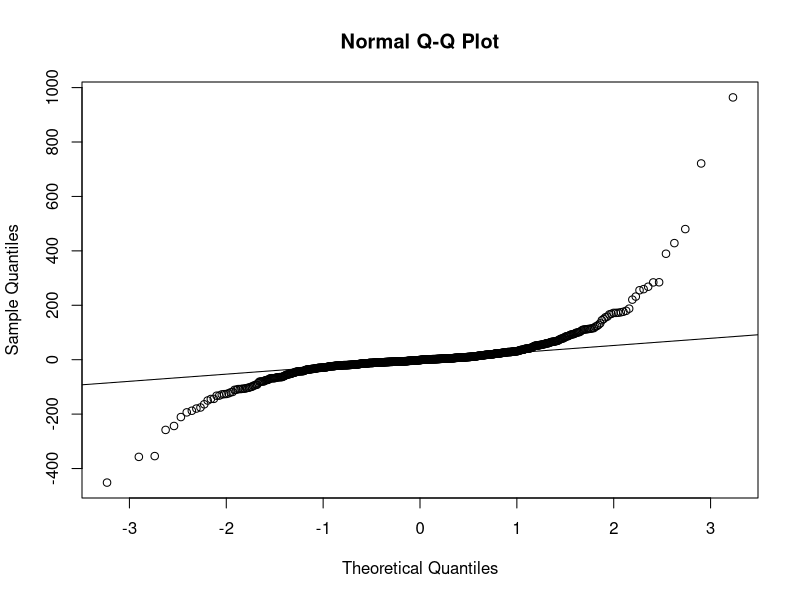
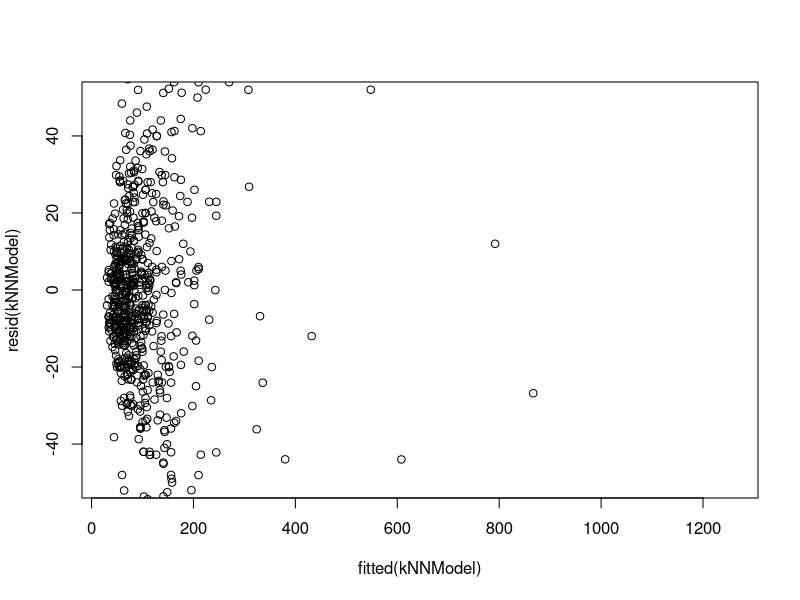

These charts were generated, in order, by the following R code:
## ---- chunk 1
knitr::opts_chunk$set(echo = TRUE)
## ---- chunk 2
library(tidyverse)
library(knitr)
library(caret)
## ---- chunk 3
DSThanhVien <-data.frame("STT" = c(9,10,30),
                         "Name" = c("Nguyễn Trí Dũng","Lê Minh Đăng","Nguyễn Khoa Quang Thắng"),
                         "MSSV"=c("20133029","20133034","20133090"),
                         stringsAsFactors = FALSE
)

kable(DSThanhVien)
## ---- chunk 4
data<-read.csv("./data.csv")
## ---- chunk 5
data['Price'] = data['Price']*0.012
## ---- chunk 6
glimpse(data)
## ---- chunk 7
colnames(data)[5]<-'Battery'
colnames(data)[6]<-'Screensize'
colnames(data)[10]<-'NumOfProcessor'
colnames(data)[11]<-'Ram'
colnames(data)[12]<-'InternalStorage'
colnames(data)[13]<-'RearCamera'
colnames(data)[14]<-'FrontCamera'
colnames(data)[15]<-'OS'
colnames(data)[16]<-'Wifi'
colnames(data)[19]<-'NumOfSims'
colnames(data)[20]<-'3G'
colnames(data)[21]<-'4G'


colnames(data)
## ---- chunk 8
any(is.na(data[1:nrow(data),]))

## ---- chunk 9
new_data<-data
new_data<-new_data[order(new_data$Brand),]
new_brand = `as.factor`(new_data$Brand)
new_price = new_data$Price
new_brand<-as.numeric(new_brand)
summary(aov(new_price~new_brand))
## ---- chunk 10
new_data<-data
new_data[new_data$Touchscreen == "Yes",]['Touchscreen']<-as.integer(1)
new_data[new_data$Touchscreen == "No",]['Touchscreen']<-as.integer(0)
new_data$Touchscreen<-as.numeric(new_data$Touchscreen)
cor.test(new_data$Price,new_data$Touchscreen)
## ---- chunk 11
new_data<-data
new_data<-new_data[order(new_data$OS),]
new_OS = as.numeric(as.factor(new_data$OS))
new_price = new_data$Price
summary(aov(new_OS~new_price))
## ---- chunk 12
new_data<-data
new_data[new_data$GPS == "Yes",]['GPS']<-as.integer(1)
new_data[new_data$GPS == "No",]['GPS']<-as.integer(0)
new_data$GPS<-as.numeric(new_data$GPS)
cor.test(new_data$Price,new_data$GPS)
## ---- chunk 13
new_data<-data
new_data[new_data$`3G` == "Yes",]['3G']<-as.integer(1)
new_data[new_data$`3G` == "No",]['3G']<-as.integer(0)
new_data$`3G`<-as.numeric(new_data$`3G`)
cor.test(new_data$Price,new_data$`3G`)
## ---- chunk 14
new_data<-data
new_data[new_data$`4G` == "Yes",]['4G']<-as.integer(1)
new_data[new_data$`4G` == "No",]['4G']<-as.integer(0)
new_data$`4G`<-as.numeric(new_data$`4G`)
cor.test(new_data$Price,new_data$`4G`)
## ---- chunk 15
result<-cor.test(data$Price,data$Battery,method = 'pearson')
print(result)
## ---- chunk 16
result<-cor.test(data$Price,data$Screensize,method = 'pearson')
print(result)
## ---- chunk 17
result<-cor.test(data$Price,data$Resolution.x,method = 'pearson')
print(result)

## ---- chunk 18
result<-cor.test(data$Price,data$Resolution.y,method = 'pearson')
print(result)
## ---- chunk 19
result<-cor.test(data$Price,data$NumOfProcessor,method = 'pearson')
print(result)
## ---- chunk 20
result<-cor.test(data$Price,data$Ram,method = 'pearson')
print(result)
## ---- chunk 21
result<-cor.test(data$InternalStorage,data$Price,method = 'pearson')
print(result)
## ---- chunk 22
result<-cor.test(data$RearCamera,data$Price,method = 'pearson')
print(result)
## ---- chunk 23
result<-cor.test(data$FrontCamera,data$Price,method = 'pearson')
print(result)
## ---- chunk 24
result<-cor.test(data$Price,data$NumOfSims)
print(result)
## ---- chunk 25
new_data<-data
#new_data$Model<-as.numeric(as.factor(new_data$Model))
#Đổi biến Touchscreen về dạng số
new_data[new_data$Touchscreen == "Yes",]$Touchscreen<-as.integer(1)
new_data[new_data$Touchscreen == "No",]$Touchscreen<-as.integer(0)
new_data$Touchscreen<-as.numeric(new_data$Touchscreen)
#Đổi biến OS về dạng số
new_data$OS = as.numeric(as.factor(new_data$OS))
#Đổi biến Bluetooth về dạng số
new_data[new_data$Bluetooth == "Yes",]['Bluetooth']<-as.integer(1)
new_data[new_data$Bluetooth == "No",]['Bluetooth']<-as.integer(0)
new_data$Bluetooth<-as.numeric(new_data$Bluetooth)
#Đổi biến Wifi về dạng số
new_data[new_data$Wifi == "Yes",]['Wifi']<-as.integer(1)
new_data[new_data$Wifi == "No",]['Wifi']<-as.integer(0)
new_data$Wifi<-as.numeric(new_data$Wifi)
#Đổi biến GPS về dạng số
new_data[new_data$GPS == "Yes",]['GPS']<-as.integer(1)
new_data[new_data$GPS == "No",]['GPS']<-as.integer(0)
new_data$GPS<-as.numeric(new_data$GPS)
#Đổi biến 3G về dạng số
new_data[new_data$`3G` == "Yes",]['3G']<-as.integer(1)
new_data[new_data$`3G` == "No",]['3G']<-as.integer(0)
new_data$`3G`<-as.numeric(new_data$`3G`)
#Đổi biến 4G về dạng số
new_data[new_data$`4G` == "Yes",]['4G']<-as.integer(1)
new_data[new_data$`4G` == "No",]['4G']<-as.integer(0)
new_data$`4G`<-as.numeric(new_data$`4G`)

head(new_data,10)
## ---- chunk 26
brand<-unique(data[order(data$Brand),]$Brand)
numOfPhone<-c()

for (i in 1:length(brand))
{
  numOfPhone<-append(numOfPhone,nrow(filter(data,data$Brand ==brand[i])))
}

brand_numOfPhone <-data.frame(brand,numOfPhone)
brand_numOfPhone<-brand_numOfPhone%>%filter(numOfPhone>18)

new_data<-new_data %>% filter(new_data$Brand%in%brand_numOfPhone$brand)
new_data<-new_data[order(new_data$Brand),]
head(brand_numOfPhone,10)
## ---- chunk 27
inTrain<-createDataPartition(new_data$Price,p=0.8,list=FALSE)
train_data<-new_data[inTrain,]
test_data<-new_data[-inTrain,]
train_data
## ---- chunk 28
OStoNum<-data.frame(OS = unique(data[order(data$OS),]$OS))
OStoNum$Num<-c(1:nrow(OStoNum))
OStoNum
## ---- chunk 29
head(new_data)
## ---- chunk 30
#test_data<-read.csv('./test_data.csv')
#colnames(test_data)[5]<-'Battery'
#colnames(test_data)[6]<-'Screensize'
#colnames(test_data)[10]<-'NumOfProcessor'
##colnames(test_data)[11]<-'Ram'
#colnames(test_data)[12]<-'InternalStorage'
#colnames(test_data)[13]<-'RearCamera'
#colnames(test_data)[14]<-'FrontCamera'
#colnames(test_data)[15]<-'OS'
#colnames(test_data)[16]<-'Wifi'
#colnames(test_data)[19]<-'NumOfSims'
#colnames(test_data)[20]<-'3G'
#colnames(test_data)[21]<-'4G'
#test_data[test_data$Touchscreen == "Yes",]$Touchscreen<-as.integer(1)
#test_data[test_data$Touchscreen == "No",]$Touchscreen<-as.integer(0)
#test_data$Touchscreen<-as.numeric(test_data$Touchscreen)

#for (i in 1:nrow(test_data))
#{
#    for (j in 1:nrow(OStoNum))
#    {
#      if (test_data[i,]$OS==OStoNum[j,]$OS)
#      {
#        test_data[i,]$OS = OStoNum[j,]$Num
#      }
#    }
#}
#regression_data$Brand<-as.numeric(as.factor(regression_data$Brand))
#test_data$OS<-as.numeric(test_data$OS)
#test_data[test_data$Bluetooth == "Yes",]['Bluetooth']<-as.integer(1)
#test_data[test_data$Bluetooth == "No",]['Bluetooth']<-as.integer(0)
#test_data$Bluetooth<-as.numeric(test_data$Bluetooth)

#test_data[test_data$Wifi == "Yes",]['Wifi']<-as.integer(1)
#test_data[test_data$Wifi == "No",]['Wifi']<-as.integer(0)
#test_data$Wifi<-as.numeric(test_data$Wifi)

#test_data[test_data$GPS == "Yes",]['GPS']<-as.integer(1)
#test_data[test_data$GPS == "No",]['GPS']<-as.integer(0)
#test_data$GPS<-as.numeric(test_data$GPS)

#test_data[test_data$`3G` == "Yes",]['3G']<-as.integer(1)
#test_data[test_data$`3G` == "No",]['3G']<-as.integer(0)
#test_data$`3G`<-as.numeric(test_data$`3G`)

#test_data[test_data$`4G` == "Yes",]['4G']<-as.integer(1)
#test_data[test_data$`4G` == "No",]['4G']<-as.integer(0)
#test_data$`4G`<-as.numeric(test_data$`4G`)

#head(test_data,10)
## ---- chunk 31
regression_data<-train_data
regression_data$Brand<-as.numeric(as.factor(regression_data$Brand))
regression<-lm(regression_data$Price ~
     regression_data$Brand+
     regression_data$Battery+
     regression_data$Screensize+
     regression_data$Touchscreen+
     regression_data$Resolution.x+
     regression_data$Resolution.y+
     regression_data$NumOfProcessor+
     regression_data$Ram+
     regression_data$InternalStorage+
     regression_data$RearCamera+
     regression_data$FrontCamera+
     regression_data$OS+
     regression_data$Wifi+
     regression_data$Bluetooth+
     regression_data$GPS+
     regression_data$NumOfSims+
     regression_data$`3G`+
     regression_data$`4G`
   ,data = regression_data)
summary(regression)

## ---- chunk 32
regression_data<-test_data
regression_data$Brand<-as.numeric(as.factor(regression_data$Brand))
PredictedPrice = predict(regression,regression_data)
oneForAll<-regression_data%>%mutate(PredictedPrice = predict(regression,regression_data))
oneForAll<-oneForAll%>%mutate(error= PredictedPrice-Price,sq.error = error^2)
oneForAll<-oneForAll[c('Name','Price','PredictedPrice','error','sq.error')]
oneForAll
mse<-mean(oneForAll$sq.error)
rmse<-sqrt(mse)
rmse

t.test(oneForAll$error,conf.level = 0.95)
## ---- chunk 33
#include=FALSE
for (x in brand_numOfPhone$brand)
{
  print(x)
  temp_data<-train_data %>% filter(train_data$Brand == x)
  regression<-lm(temp_data$Price ~
     temp_data$Battery+
     temp_data$Screensize+
     temp_data$Touchscreen+
     temp_data$Resolution.x+
     temp_data$Resolution.y+
     temp_data$NumOfProcessor+
     temp_data$Ram+
     temp_data$InternalStorage+
     temp_data$RearCamera+
     temp_data$FrontCamera+
     temp_data$OS+
     temp_data$Wifi+
     temp_data$Bluetooth+
     temp_data$GPS+
     temp_data$NumOfSims+
     temp_data$`3G`+
     temp_data$`4G`
   ,data = temp_data)
    print(summary(regression))
    print(cat('\n\n\n\n'))
}
## ---- chunk 34

## ---- chunk 35
fn_RegressionBasedOnBrand<-function(test_data,new_data){
  #Sắp xếp lại theo Brand
  test_data<-test_data[order(test_data$Brand),]
  #result lưu trữ giá dự đoán
  result<-data.frame(Name = test_data$Name,
                     Price = test_data$Price,
                     PredictedPrice=NA)
  #lặp từng dòng
  for (i in 1:nrow(test_data))
  {
    #Kiểm tra điều kiện
    if (!test_data[i,]$Brand %in% new_data$Brand)
    {
      print(paste("Brand",test_data[i,]$Brand, "không tồn tại trong database!"))
      next
    }
    else if (!test_data[i,]$OS %in% new_data$OS)
    {
      print(paste("OS không tồn tại trong database!"))
      next
    }
    #Tạo model cho Brand ở hiện tại
    regression_data<-new_data[new_data$Brand == test_data[i,]$Brand,]
    regression<-lm(regression_data$Price ~
     regression_data$Battery+
     regression_data$Screensize+
     regression_data$Touchscreen+
     regression_data$Resolution.x+
     regression_data$Resolution.y+
     regression_data$NumOfProcessor+
     regression_data$Ram+
     regression_data$InternalStorage+
     regression_data$RearCamera+
     regression_data$FrontCamera+
     regression_data$OS+
     regression_data$Wifi+
     regression_data$Bluetooth+
     regression_data$GPS+
     regression_data$NumOfSims+
     regression_data$`3G`+
     regression_data$`4G`
   ,data = regression_data)
    regression_data<-test_data[i,]
    #Đoán giá ở dòng hiện tại
    result[i,]$PredictedPrice <- predict(regression,regression_data)
  } 
  return(result)
}
suppressWarnings({
  modelForeachBrand<-fn_RegressionBasedOnBrand(test_data,train_data)
})
modelForeachBrand<-modelForeachBrand%>%
  mutate(error= PredictedPrice-Price,sq.error = error^2)
print(modelForeachBrand)
mse_ForeachBrand<-mean(na.omit(modelForeachBrand$sq.error))
rmse_ForeachBrand<-sqrt(mse_ForeachBrand)
rmse_ForeachBrand
t.test(na.omit(modelForeachBrand$error),conf.level = 0.95)
## ---- chunk 36
#regression_train<-regression_train%>%
#                    mutate(error= PredictedPrice-Price,sq.error = error^2)
#regression_train[c('Name','Price','PredictedPrice','error','sq.error')]
#mse<-mean(regression_train$sq.error)
#rmse<-sqrt(mse)
#rmse
## ---- chunk 37
kNN_train_data<-train_data

#Thêm cột cho tập kNN_train_data theo 
for (i in 1:nrow(brand_numOfPhone))
{
  #Lấy giá unique trong cột Brand rồi tạo cột mới theo Brand đó
  new_column_name<-brand_numOfPhone[i,]$brand
  #Gán tất cả giá trị của cột đó bằng 0
  kNN_train_data[new_column_name]<-0
}
#Gán encoding cho tập kNN_train_data:
for (i in 1:nrow(kNN_train_data))
{
  #Lấy Brand của cột đó
  column_name<-kNN_train_data[i,]$Brand
  #Gán giá trị 1 với cột có tên giống với column_name
  kNN_train_data[i,column_name]<-1
}
kNN_train_data<-subset(kNN_train_data,select = -c(X,Name,Brand,Model))
kNN_train_data
## ---- chunk 38
kNN_test_data<-test_data
#Thêm cột cho tập kNN_test_data theo 
for (i in 1:nrow(brand_numOfPhone))
{
  #Lấy giá unique trong cột Brand rồi tạo cột mới theo Brand đó
  new_column_name<-brand_numOfPhone[i,]$brand
  #Gán tất cả giá trị của cột đó bằng 0
  kNN_test_data[new_column_name]<-0
}
#Gán encoding cho tập kNN_test_data:
for (i in 1:nrow(kNN_test_data))
{
  #Lấy Brand của cột đó
  column_name<-kNN_test_data[i,]$Brand
  #Gán giá trị 1 với cột có tên giống với column_name
  kNN_test_data[i,column_name]<-1
}
kNN_test_data<-subset(kNN_test_data,select = -c(X,Name,Brand,Model))

kNN_test_data

## ---- chunk 39

set.seed(1)
#inTrain<-createDataPartition(kNNdata$Price,p=0.8,list=FALSE)
#knn_training<-kNNdata[inTrain,]
#knn_test<-kNNdata[-inTrain,]

#knn_test<-as.data.frame(do.call(cbind, knn_test))
#knn_training<-as.data.frame(do.call(cbind, knn_training))

tuneGrid<-expand.grid(k=seq(1,59, by=2))

kNNModel<-train(Price~.,data = kNN_train_data, method = 'knn', 
                preProcess = c('center','scale'), 
                trControl = trainControl(method ='repeatedcv',number=10,repeats = 5),tuneGrid = tuneGrid)

summary(kNNModel)
## ---- chunk 40
#kNNModel$results
kNN_result<-data.frame(Price = kNN_test_data$Price,
                       PredictedPrice = predict(kNNModel,kNN_test_data))
#knn_rmse<-sqrt(mean(kNN_result$Price-kNN_result$PredictedPrice)^2)
kNN_result<-kNN_result%>%
  mutate(error= PredictedPrice-Price,sq.error = error^2)
knn_rmse<-sqrt(mean(kNN_result$sq.error))
kNN_result
knn_rmse
min(abs(kNN_result$error))
max(abs(kNN_result$error))
t.test(kNN_result$error,conf.level = 0.95)

qqnorm(resid(kNNModel))
qqline(resid(kNNModel))
plot(fitted(kNNModel),resid(kNNModel),ylim=c(-50,50))

